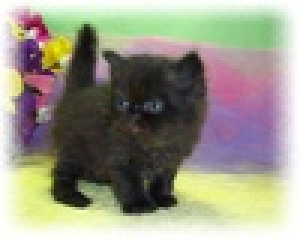
#> input picture data/images/1.jpg, 100 x 80 px, shrunk from 427 x 343 before the run (shown 3 times larger)
$ python k-means-RGB_HSV.py
#> lines starting #> are read from the running program, lines starting #| are printed output that depends on the picture; after the words box and inside, x2 and y2 are one past the last pixel; in counts of white or black regions, pixels touching at a corner belong together
### kmeans.py
import numpy as np
from PIL import Image
import matplotlib.pyplot as plt
from skimage import io, color  # 导入图像处理库
import matplotlib
matplotlib.rc('font', family='Microsoft YaHei')
class KMeans:
    def __init__(self, n_clusters:int, n_init = 10, tol = 0.001):
        self.n_clusters = n_clusters
        self.max_iter = n_init
        self.tol = tol

    def fit(self, X):
        # 随机初始化聚类中心
        self.centers = X[np.random.choice(range(len(X)), size=self.n_clusters, replace=False)]
        # print(self.centers)
        for _ in range(self.max_iter):
            # 计算每个样本到各个聚类中心的距离
            distances = np.linalg.norm(X[:, np.newaxis] - self.centers, axis=2)
            # 找出每个样本最近的聚类中心
            labels = np.argmin(distances, axis=1)

            # 更新聚类中心为每个簇的均值
            new_centers = np.array([X[labels == i].mean(axis=0) for i in range(self.n_clusters)])

            # 如果聚类中心的变化小于阈值，停止迭代
            if np.allclose(new_centers, self.centers):
                break

            self.centers = new_centers

        self.labels_ = labels
        # self.inertia_ = sum(np.min(np.linalg.norm(X - self.centers[labels[i]], axis=1)) for i in range(len(X)))

    def predict(self, X):
        distances = np.linalg.norm(X[:, np.newaxis] - self.centers, axis=2)
        return np.argmin(distances, axis=1)

# [62 lines that do not run on import are left out]

### k-means-RGB_HSV.py
# 图像修复
import os
import numpy as np
from kmeans import KMeans
# from sklearn.cluster import KMeans # 聚类算法
import matplotlib.pyplot as plt
from PIL import Image
from skimage import io, color  # 导入图像处理库
import matplotlib

matplotlib.rc('font', family='Microsoft YaHei')
gtfile = './data/gt/'
def kmeans(img,color_space='RGB',pos = False):
    if color_space=='HSV':
        img = color.rgb2hsv(img)
    h, w, c = img.shape  # (316, 474, 3) height width 通道
    print('height:' + str(h) + ',  width:' + str(w) + ',  channel:' + str(c))
    # 构建原始像素矩阵
    H = img[:,:,0]
    S = img[:,:,1]
    V = img[:,:,2]
    # 像素拼接
    # print(R)
    list_H = H.reshape([H.shape[0]*H.shape[1]])
    list_S = S.reshape([S.shape[0]*S.shape[1]])
    list_V = V.reshape([V.shape[0]*V.shape[1]])
    # print(list_R)
    print('像素拼接完成,一个通道的长度为' + str(len(list_H)))

    # 构建原始数据矩阵A   (3, 316*474)

    A = np.zeros(shape=(c,len(list_H)))
    A[0,:] = list_H
    A[1,:] = list_S
    A[2,:] = list_V
    # print(A.shape,A)
    k = 2
    # kmeans = KMeans(n_clusters=k, init='k-means++', n_init=10, tol=0.001) # {'k-means++', 'random', ndarray}或者callable
    kmeans = KMeans(n_clusters=k, n_init=20, tol=0.001) # {'k-means++', 'random', ndarray}或者callable
    kmeans.fit(A.T) # k-means按列聚类所以转置一下
    label = kmeans.labels_ # 聚类标签
    # core = kmeans.cluster_centers_.T # 聚类中心
    print('k-means聚类完成')
    # 构建数据矩阵B
    B = np.zeros(shape=A.shape)
    for i in range(A.shape[0]):
        for j in range(A.shape[1]):
            B[i,j] = label[j] * 255
            # B[i,j] = core[i,label[j]]
    # print(B)

    # 合成新的图像
    H_new = B[0,:].reshape(h,w)
    S_new = B[1,:].reshape(h,w)
    V_new = B[2,:].reshape(h,w)
    # [5 lines of commented-out code are left out]
    img_new = np.zeros(shape=(h,w))
    img_new = H_new
    print('新的像素矩阵合成完毕')
    return img_new

# 导入图片
image_path = []
all_images = []
images = os.listdir('./data/images')

for image_name in images:
    if image_name.endswith('.jpg'):
        image_path.append('./data/images/' + image_name)
IOU_RGB = []
IOU_HSV = []
print (image_path)

for path in image_path:
    image = np.array(Image.open(path))
#> image is the input picture: shape (80, 100, 3); mean R, G, B 153.3, 150.6, 134.7
    # # 高斯滤波
    # import cv2
    # image = cv2.GaussianBlur(image, (5, 5), 2)
    # # 图像增强
    # image = image * 1.3 - 50
    # image[image > 255] = 255
    # image[image < 0] = 0

    img_hsv = kmeans(image,'HSV')
#> in kmeans, `img = color.rgb2hsv(img)`: img: shape (80, 100, 3) float64; mean of channels 0, 1, 2 0.375, 0.224, 0.636
#| height:80,  width:100,  channel:3
#> in kmeans, `H = img[:,:,0]`:
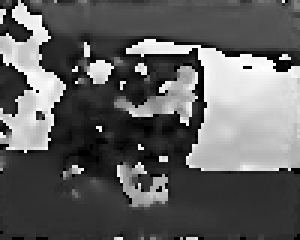
#> H: shape (80, 100) float64 (shown 3 times larger); min 0, max 0.996, mean 0.375
#> in kmeans, `S = img[:,:,1]`:
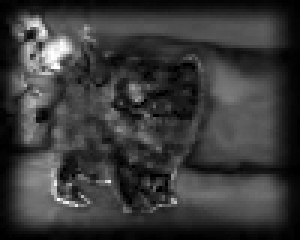
#> S: shape (80, 100) float64 (shown 3 times larger); min 0, max 1, mean 0.224
#> in kmeans, `V = img[:,:,2]`:
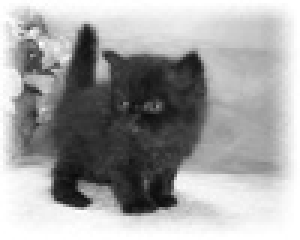
#> V: shape (80, 100) float64 (shown 3 times larger); min 0.0353, max 1, mean 0.636
#> in kmeans, `list_H = H.reshape([H.shape[0]*H.shape[1]])`: list_H = 8000 values, max 0.996 at index 513, min 0 at index 7, mean 0.375
#> in kmeans, `list_S = S.reshape([S.shape[0]*S.shape[1]])`: list_S = 8000 values, max 1 at index 1620, min 0 at index 7, mean 0.224
#> in kmeans, `list_V = V.reshape([V.shape[0]*V.shape[1]])`: list_V = 8000 values, max 1 at index 0, min 0.0353 at index 5825, mean 0.636
#| 像素拼接完成,一个通道的长度为8000
#> in fit, `self.centers = X[np.random.choice(range(len(X)), size=self.n_clusters,..`: self.centers = [[0.931, 0.23, 0.58], [0.176, 0.1, 0.706]]
#> the loop in fit, `for _ in range(self.max_iter):` made 3 passes
#> self.centers on passes 1 to 2: [[0.828, 0.232, 0.586], [0.186, 0.221, 0.657]], [[0.826, 0.232, 0.586], [0.185, 0.221, 0.657]]
#> in fit, `self.labels_ = labels`: self.labels_ = 8000 values, max 1 at index 0, min 0 at index 6, mean 0.704
#> in kmeans, `label = kmeans.labels_`: label has the same summary as self.labels_ in fit
#> in kmeans, `H_new = B[0,:].reshape(h,w)`:
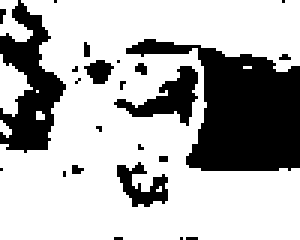
#> H_new: shape (80, 100) float64 (shown 3 times larger); 70.4% white; 24 black regions (19 under 20 px), largest, box (x1, y1, x2, y2) and area: (42, 13, 100, 57) 1334, (0, 0, 22, 51) 554, (38, 22, 66, 42) 221, (39, 54, 56, 69) 127, (28, 20, 38, 28) 51
    img_rgb = kmeans(image,'RGB')
#> call 2 of kmeans, with color_space = 'RGB', pos = False
#| height:80,  width:100,  channel:3
#> in kmeans (call 2), `V = img[:,:,2]`:
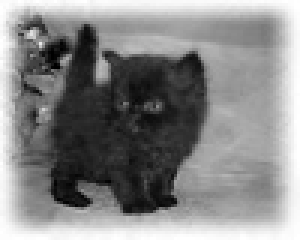
#> V: shape (80, 100) (shown 3 times larger); min 0, max 255, mean 134.7
#> in kmeans (call 2), `list_H = H.reshape([H.shape[0]*H.shape[1]])`: list_H = 8000 values, max 255 at index 4, min 9 at index 5825, mean 153.3
#> in kmeans (call 2), `list_S = S.reshape([S.shape[0]*S.shape[1]])`: list_S = 8000 values, max 255 at index 0, min 5 at index 1014, mean 150.6
#> in kmeans (call 2), `list_V = V.reshape([V.shape[0]*V.shape[1]])`: list_V = 8000 values, max 255 at index 6, min 0 at index 1620, mean 134.7
#| 像素拼接完成,一个通道的长度为8000
#> the loop in fit (call 2), `for _ in range(self.max_iter):` made 5 passes
#> self.centers on passes 1 to 4: [[58.74, 51.5, 48.42], [202.2, 202, 179.4]], [[59.24, 52.12, 48.79], [202.5, 202.2, 179.7]], [[59.56, 52.31, 49.06], [202.6, 202.4, 179.8]], [[59.61, 52.37, 49.1], [202.7, 202.4, 179.9]]
#> in kmeans (call 2), `label = kmeans.labels_`: label = 8000 values, max 1 at index 0, min 0 at index 611, mean 0.655
#> in kmeans (call 2), `H_new = B[0,:].reshape(h,w)`: H_new: shape (80, 100) float64; 65.5% white; 5 black regions (3 under 20 px), largest, box (x1, y1, x2, y2) and area: (6, 8, 70, 72) 2725, (8, 6, 17, 13) 31
    # 图片输出
    plt.subplot(1,3,1) # 一共1*2，放在第一个位置
    plt.xlabel('原始图像',fontsize=18)
    plt.imshow(image/255)

    plt.subplot(1,3,2)
    plt.xlabel('RGB分割后图像',fontsize=18)
    img_rgb = np.clip(img_rgb, 0, 255).astype(np.uint8)
    plt.imshow(img_rgb,cmap='gray')

    plt.subplot(1,3,3)
    plt.xlabel('HSV分割后图像',fontsize=18)
    img_hsv = np.clip(img_hsv, 0, 255).astype(np.uint8)
    plt.imshow(img_hsv,cmap='gray')

    plt.savefig('./data/RGB_HSV/' + os.path.basename(path))
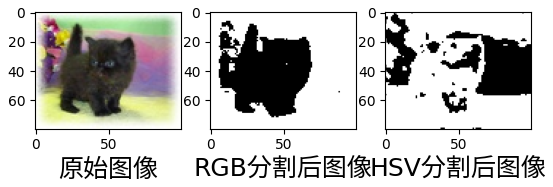
#> figure drawn by matplotlib, 3 panels
    plt.show()

    # 检测IOU
    imggt = np.array(Image.open(gtfile + os.path.splitext(os.path.basename(path))[0] + '.png'))
    # 将图像转换为二进制形式
    img_binary = (img_rgb > 0).astype(np.uint8)  # 转换为二进制形式，非黑即白
    imggt_binary = (imggt > 0).astype(np.uint8)
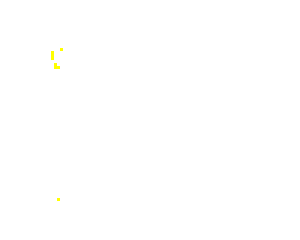
#> imggt_binary: shape (80, 100, 3) (shown 3 times larger); mean R, G, B 1, 1, 0.999; drawn with 1 as white
    # 计算交集（两个二进制图像相交的部分）
#> (the run stopped early here; a loop or call above may not have finished)

$ run again, with data/images/10.jpg copied over data/images/1.jpg
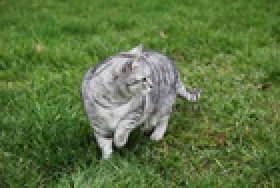
#> input picture data/images/10.jpg, 140 x 94 px, shrunk from 600 x 400 before the run (shown 2 times larger)
#> image is the input picture: shape (94, 140, 3); mean R, G, B 92.8, 117, 64.7
#> img: shape (94, 140, 3) float64; mean of channels 0, 1, 2 0.268, 0.486, 0.46
#| height:94,  width:140,  channel:3
#> list_H = 13160 values, max 0.981 at index 4544, min 0 at index 3996, mean 0.268
#> list_S = 13160 values, max 1 at index 8245, min 0 at index 3996, mean 0.486
#> list_V = 13160 values, max 0.945 at index 6234, min 0.0314 at index 9454, mean 0.46
#| 像素拼接完成,一个通道的长度为13160
#> in fit, `self.centers = X[np.random.choice(range(len(X)), size=self.n_clusters,..`: self.centers = [[0.272, 0.59, 0.306], [0.262, 0.59, 0.325]]
#> the loop in fit, `for _ in range(self.max_iter):` made 13 passes
#> self.centers on passes 1 to 8: [[0.346, 0.533, 0.29], [0.258, 0.48, 0.482]], [[0.265, 0.625, 0.313], [0.269, 0.444, 0.504]], [[0.247, 0.637, 0.37], [0.283, 0.379, 0.524]], [[0.246, 0.615, 0.402], [0.299, 0.3, 0.543]], [[0.245, 0.594, 0.418], [0.327, 0.209, 0.569]], [[0.244, 0.578, 0.426], [0.362, 0.122, 0.594]], [[0.244, 0.57, 0.431], [0.388, 0.0668, 0.607]], [[0.244, 0.566, 0.432], [0.399, 0.0486, 0.611]]
#> self.labels_ = 13160 values, max 1 at index 2461, min 0 at index 0, mean 0.152
#> label has the same summary as self.labels_ in fit
#> in kmeans, `H_new = B[0,:].reshape(h,w)`:
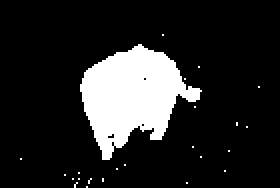
#> H_new: shape (94, 140) float64 (shown 2 times larger); 15.2% white; 24 white regions (23 under 20 px), largest, box (x1, y1, x2, y2) and area: (40, 22, 101, 80) 1967
#| height:94,  width:140,  channel:3
#| 像素拼接完成,一个通道的长度为13160
#> the loop in fit (call 2), `for _ in range(self.max_iter):` made 17 passes
#> self.centers on passes 1 to 8: [[67.24, 96.7, 35.85], [114.5, 134.3, 89.33]], [[70.95, 99.35, 40.05], [123.5, 141.9, 99.48]], [[74.44, 103, 42.87], [131.9, 147.1, 111.4]], [[76.97, 105.5, 45.01], [140.1, 151.7, 123.8]], [[78.8, 107.1, 46.7], [147.4, 155.8, 135.2]], [[79.92, 108.1, 47.83], [152.5, 158.7, 143.3]], [[80.57, 108.6, 48.5], [155.5, 160.4, 148.1]], [[80.93, 108.9, 48.92], [157.4, 161.5, 151]]
#> H_new: shape (94, 140) float64; 14.7% white; 111 white regions (110 under 20 px), largest, box (x1, y1, x2, y2) and area: (40, 22, 101, 80) 1678
#> `plt.savefig('./data/RGB_HSV/' + os.path.basename(path))`:
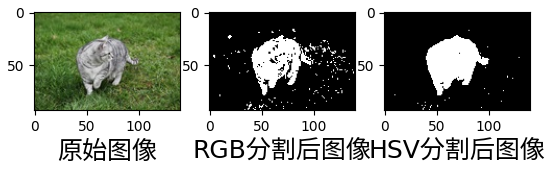
#> figure drawn by matplotlib, 3 panels

$ run again, with data/images/11.jpg copied over data/images/1.jpg
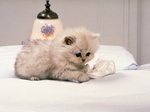
#> input picture data/images/11.jpg, 150 x 112 px, shrunk from 640 x 480 before the run
#> image is the input picture: shape (112, 150, 3); mean R, G, B 205.1, 192.3, 184.6
#> img: shape (112, 150, 3) float64; mean of channels 0, 1, 2 0.0884, 0.11, 0.804
#| height:112,  width:150,  channel:3
#> list_H = 16800 values, max 0.994 at index 3945, min 0 at index 900, mean 0.0884
#> list_S = 16800 values, max 1 at index 347, min 0 at index 9728, mean 0.11
#> list_V = 16800 values, max 1 at index 3191, min 0.00392 at index 347, mean 0.804
#| 像素拼接完成,一个通道的长度为16800
#> in fit, `self.centers = X[np.random.choice(range(len(X)), size=self.n_clusters,..`: self.centers = [[0.0769, 0.0568, 0.898], [0.0787, 0.159, 0.89]]
#> the loop in fit, `for _ in range(self.max_iter):` made 9 passes
#> self.centers on passes 1 to 8: [[0.0949, 0.0612, 0.851], [0.0785, 0.184, 0.734]], [[0.123, 0.068, 0.913], [0.0562, 0.149, 0.703]], [[0.129, 0.0708, 0.913], [0.0501, 0.146, 0.703]], [[0.131, 0.0711, 0.913], [0.049, 0.146, 0.703]], [[0.131, 0.0711, 0.913], [0.0488, 0.146, 0.703]], [[0.131, 0.0711, 0.913], [0.0488, 0.146, 0.703]], [[0.131, 0.0711, 0.913], [0.0488, 0.146, 0.703]], [[0.131, 0.0711, 0.913], [0.0488, 0.146, 0.703]]
#> self.labels_ = 16800 values, max 1 at index 0, min 0 at index 2143, mean 0.517
#> label has the same summary as self.labels_ in fit
#> in kmeans, `H_new = B[0,:].reshape(h,w)`:
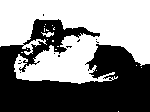
#> H_new: shape (112, 150) float64; 51.7% white; 11 black regions (10 under 20 px), largest, box (x1, y1, x2, y2) and area: (0, 19, 150, 112) 8075
#| height:112,  width:150,  channel:3
#| 像素拼接完成,一个通道的长度为16800
#> the loop in fit (call 2), `for _ in range(self.max_iter):` made 6 passes
#> self.centers on passes 1 to 5: [[178.1, 161.6, 154], [233.1, 224.2, 216.5]], [[179.1, 162.4, 154.7], [233.8, 225.4, 217.8]], [[179.5, 162.7, 154.9], [234.1, 225.7, 218.2]], [[179.6, 162.8, 155], [234.1, 225.9, 218.3]], [[179.6, 162.8, 155], [234.2, 225.9, 218.4]]
#> H_new: shape (112, 150) float64; 46.7% white; 14 white regions (13 under 20 px), largest, box (x1, y1, x2, y2) and area: (0, 19, 150, 112) 7805
#> `plt.savefig('./data/RGB_HSV/' + os.path.basename(path))`:
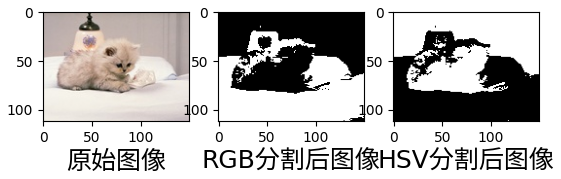
#> figure drawn by matplotlib, 3 panels
